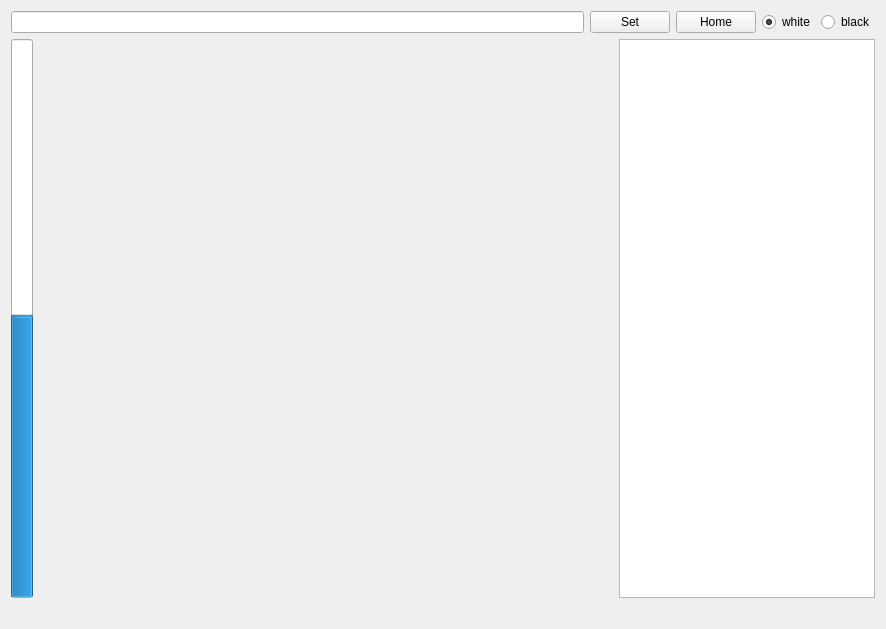
<?xml version="1.0" encoding="UTF-8"?>
<ui version="4.0">
 <class>AIWidget</class>
 <widget class="QWidget" name="AIWidget">
  <property name="geometry">
   <rect>
    <x>0</x>
    <y>0</y>
    <width>886</width>
    <height>629</height>
   </rect>
  </property>
  <property name="windowTitle">
   <string>Form</string>
  </property>
  <layout class="QGridLayout" name="gridLayout">
   <item row="0" column="0">
    <layout class="QVBoxLayout" name="verticalLayout">
     <item>
      <layout class="QHBoxLayout" name="horizontalLayout">
       <item>
        <widget class="QLineEdit" name="fen"/>
       </item>
       <item>
        <widget class="QPushButton" name="set">
         <property name="text">
          <string>Set</string>
         </property>
        </widget>
       </item>
       <item>
        <widget class="QPushButton" name="home">
         <property name="text">
          <string>Home</string>
         </property>
        </widget>
       </item>
       <item>
        <widget class="QRadioButton" name="white_radio">
         <property name="text">
          <string>white</string>
         </property>
         <property name="checked">
          <bool>true</bool>
         </property>
        </widget>
       </item>
       <item>
        <widget class="QRadioButton" name="black_radio">
         <property name="text">
          <string>black</string>
         </property>
        </widget>
       </item>
      </layout>
     </item>
     <item>
      <layout class="QHBoxLayout" name="horizontalLayout_2">
       <item>
        <widget class="QProgressBar" name="status">
         <property name="minimum">
          <number>-1000</number>
         </property>
         <property name="maximum">
          <number>1000</number>
         </property>
         <property name="value">
          <number>0</number>
         </property>
         <property name="alignment">
          <set>Qt::AlignCenter</set>
         </property>
         <property name="textVisible">
          <bool>true</bool>
         </property>
         <property name="orientation">
          <enum>Qt::Vertical</enum>
         </property>
         <property name="invertedAppearance">
          <bool>false</bool>
         </property>
         <property name="textDirection">
          <enum>QProgressBar::TopToBottom</enum>
         </property>
        </widget>
       </item>
       <item>
        <widget class="BoardWidget" name="widget" native="true"/>
       </item>
       <item>
        <widget class="QListWidget" name="turns_list">
         <property name="sizePolicy">
          <sizepolicy hsizetype="Maximum" vsizetype="Preferred">
           <horstretch>0</horstretch>
           <verstretch>0</verstretch>
          </sizepolicy>
         </property>
        </widget>
       </item>
      </layout>
     </item>
    </layout>
   </item>
   <item row="1" column="0">
    <widget class="QLabel" name="score">
     <property name="text">
      <string/>
     </property>
    </widget>
   </item>
  </layout>
 </widget>
 <customwidgets>
  <customwidget>
   <class>BoardWidget</class>
   <extends>QWidget</extends>
   <header>boardwidget.h</header>
   <container>1</container>
  </customwidget>
 </customwidgets>
 <resources/>
 <connections/>
</ui>
